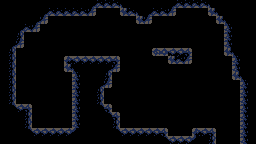

This is a level from a 2D game, rendered from its Tiled map with the project's own tilesets. A one-line summary and the complete map file follow:
An orthogonal 32x18 tile map with 8x8 px tiles, 2 tile layers (Ground, Spikes), 3 tilesets and 17 objects.

<map version="1.9" tiledversion="1.9.2" orientation="orthogonal" renderorder="right-down" width="32" height="18" tilewidth="8" tileheight="8" infinite="0" nextlayerid="4" nextobjectid="77">
 <tileset firstgid="1" source="Rocks.tsx" />
 <tileset firstgid="37" source="Spikes.tsx" />
 <tileset firstgid="53" source="Mechanics.tsx" />
 <layer id="1" name="Ground" width="32" height="18">
  <properties>
   <property name="unity:CastShadows" type="bool" value="true" />
   <property name="unity:Component" value="Wall" />
   <property name="unity:Layer" value="Interactable" />
   <property name="unity:SortingLayer" value="Interactable" />
  </properties>
  <data encoding="csv">
8,8,8,8,8,8,8,8,8,8,8,30,14,14,14,29,8,8,8,8,8,30,14,14,14,14,29,8,8,8,8,8,
8,8,8,8,8,30,14,14,14,14,14,15,0,0,0,13,14,29,30,14,14,15,0,0,0,0,13,29,8,8,8,8,
8,8,8,8,30,15,0,0,0,0,0,0,0,0,0,0,0,13,15,0,0,0,0,0,0,0,0,13,29,8,8,8,
8,8,30,14,15,0,0,0,0,0,0,0,0,0,0,0,0,0,0,0,0,0,0,0,0,0,0,0,7,8,8,8,
8,8,9,0,0,0,0,0,0,0,0,0,0,0,0,0,0,0,0,0,0,0,0,0,0,0,0,0,7,8,8,8,
8,30,15,0,0,0,0,0,0,0,0,0,0,0,0,0,0,0,0,0,0,0,0,0,0,0,0,0,7,8,8,8,
8,9,0,0,0,0,0,0,0,0,0,0,0,0,0,0,0,0,0,10,4,2,2,3,0,0,0,0,13,29,8,8,
8,9,0,0,0,0,0,0,1,2,2,2,2,2,3,0,0,0,0,0,0,13,14,15,0,0,0,0,0,7,8,8,
8,9,0,0,0,0,0,0,13,29,8,8,8,30,15,0,0,0,0,0,0,0,0,0,0,0,0,0,0,7,8,8,
8,9,0,0,0,0,0,0,0,7,8,8,8,9,0,0,0,0,0,0,0,0,0,0,0,0,0,0,0,13,29,8,
8,9,0,0,0,0,0,0,0,7,8,8,30,15,0,0,0,0,0,0,0,0,0,0,0,0,0,0,0,0,7,8,
8,9,0,0,0,0,0,0,0,7,8,8,9,0,0,0,0,0,0,0,0,0,0,0,0,0,0,0,0,0,7,8,
8,9,0,0,0,0,0,0,0,7,8,8,9,0,0,0,0,0,0,0,0,0,0,0,0,0,0,0,0,0,7,8,
8,24,2,3,0,0,0,0,0,7,8,8,24,3,0,0,0,0,0,0,0,0,0,0,0,0,0,0,0,0,7,8,
8,8,8,9,0,0,0,0,0,7,8,8,8,24,3,0,0,0,0,0,0,0,0,0,0,0,0,0,0,0,7,8,
8,8,8,9,0,0,0,0,0,7,8,8,8,8,9,0,0,0,0,0,0,0,0,0,0,0,0,0,0,0,7,8,
8,8,8,24,2,2,2,2,2,23,8,8,8,8,24,2,2,2,2,2,3,0,0,0,1,2,3,0,0,0,7,8,
8,8,8,8,8,8,8,8,8,8,8,8,8,8,8,8,8,8,8,8,24,2,2,2,23,8,9,0,0,0,7,8
</data>
 </layer>
 <layer id="2" name="Spikes" width="32" height="18">
  <properties>
   <property name="unity:Component" value="Spikes" />
   <property name="unity:Layer" value="Interactable" />
   <property name="unity:SortingLayer" value="Interactable" />
   <property name="unity:ignore" type="bool" value="true" />
  </properties>
  <data encoding="csv">
0,0,0,0,0,0,0,0,0,0,0,0,0,0,0,0,0,0,0,0,0,0,0,0,0,0,0,0,0,0,0,0,
0,0,0,0,0,0,0,0,0,0,0,0,0,0,0,0,0,0,0,0,0,0,0,0,0,0,0,0,0,0,0,0,
0,0,0,0,0,0,0,0,0,0,0,0,0,0,0,0,0,0,0,0,0,0,0,0,0,0,0,0,0,0,0,0,
0,0,0,0,0,0,0,0,0,0,0,0,0,0,0,0,0,0,0,0,0,0,0,0,0,0,0,0,0,0,0,0,
0,0,0,0,0,0,0,0,0,0,0,0,0,0,0,0,0,0,0,0,0,0,0,0,0,0,0,0,0,0,0,0,
0,0,0,0,0,0,0,0,0,0,0,0,0,0,0,0,0,0,0,45,45,45,0,0,0,0,0,0,0,0,0,0,
0,0,0,0,0,0,0,0,0,0,0,0,0,0,0,0,0,0,45,0,0,0,0,0,0,0,0,0,0,0,0,0,
0,0,0,0,0,0,0,0,0,0,0,0,0,0,0,0,0,0,0,0,0,0,0,0,0,0,0,0,0,0,0,0,
0,0,0,0,0,0,0,0,0,0,0,0,0,0,0,0,0,0,0,0,0,0,0,0,0,0,0,0,0,0,0,0,
0,0,0,0,0,0,0,0,0,0,0,0,0,0,0,0,0,0,0,0,0,0,0,0,0,0,0,0,0,0,0,0,
0,0,0,0,0,0,0,0,0,0,0,0,0,0,0,0,0,0,0,0,0,0,0,0,0,0,0,0,0,0,0,0,
0,0,0,0,0,0,0,0,0,0,0,0,0,0,0,0,0,0,0,0,0,0,0,0,0,0,0,0,0,0,0,0,
0,0,0,0,0,0,0,0,0,0,0,0,0,0,0,0,0,0,0,0,0,0,0,0,0,0,0,0,0,0,0,0,
0,0,0,0,0,0,0,0,0,0,0,0,0,0,0,0,0,0,0,0,0,0,0,0,0,0,0,0,0,0,0,0,
0,0,0,0,0,0,0,0,0,0,0,0,0,0,0,0,0,0,0,0,0,0,0,0,0,0,0,0,0,0,0,0,
0,0,0,0,0,0,0,0,0,0,0,0,0,0,0,45,45,45,45,45,45,0,0,0,45,45,45,0,0,0,0,0,
0,0,0,0,0,0,0,0,0,0,0,0,0,0,0,0,0,0,0,0,0,0,0,0,0,0,0,0,0,0,0,0,
0,0,0,0,0,0,0,0,0,0,0,0,0,0,0,0,0,0,0,0,0,0,0,0,0,0,0,0,0,0,0,0
</data>
 </layer>
 <objectgroup id="3" name="Mechanics">
  <properties>
   <property name="unity:AnchorOffset" type="bool" value="true" />
  </properties>
  <object id="46" gid="53" x="40" y="80" width="8" height="8" />
  <object id="60" gid="53" x="136" y="112" width="8" height="8" />
  <object id="61" gid="53" x="200" y="112" width="8" height="8" />
  <object id="63" gid="56" x="40" y="120" width="8" height="16" />
  <object id="64" gid="38" x="144" y="56" width="8" height="8" />
  <object id="65" gid="37" x="152" y="48" width="8" height="8" />
  <object id="66" gid="37" x="160" y="48" width="8" height="8" />
  <object id="67" gid="37" x="168" y="48" width="8" height="8" />
  <object id="68" gid="37" x="120" y="128" width="8" height="8" />
  <object id="69" gid="37" x="128" y="128" width="8" height="8" />
  <object id="70" gid="37" x="136" y="128" width="8" height="8" />
  <object id="71" gid="37" x="144" y="128" width="8" height="8" />
  <object id="72" gid="37" x="152" y="128" width="8" height="8" />
  <object id="73" gid="37" x="160" y="128" width="8" height="8" />
  <object id="74" gid="37" x="192" y="128" width="8" height="8" />
  <object id="75" gid="37" x="200" y="128" width="8" height="8" />
  <object id="76" gid="37" x="208" y="128" width="8" height="8" />
 </objectgroup>
</map>
